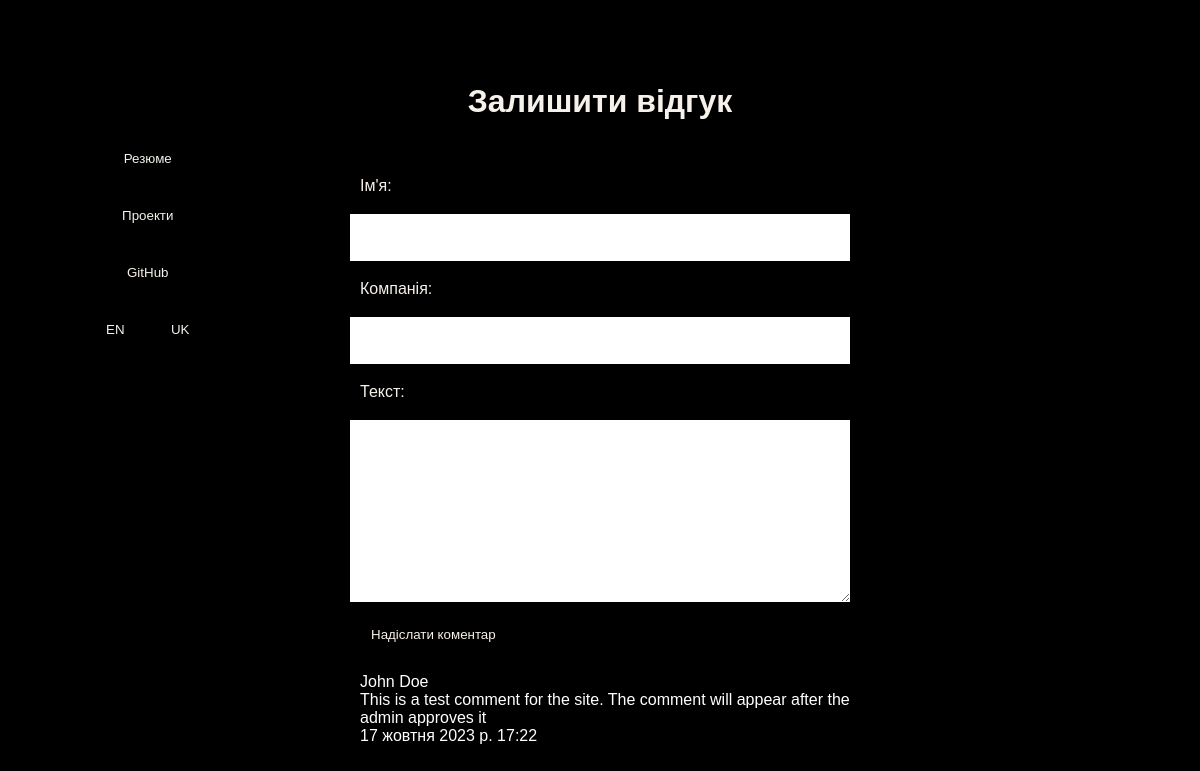
Page /uk/contact/ on the committed database.
### face/models.py (models this page shows, shortened)
class Headers(models.Model):
    resume = models.CharField(max_length=20)
    name = models.CharField(max_length=20)
    phone = models.CharField(max_length=20)
    email = models.CharField(max_length=20)
    date_of_birth = models.CharField(max_length=20)
    education = models.CharField(max_length=20)
    experience = models.CharField(max_length=20)
    skills = models.CharField(max_length=20)
    about_me = models.CharField(max_length=20)
    projects = models.CharField(max_length=20)
    site_code_in_github = models.CharField(max_length=20)
    description = models.CharField(max_length=20)
    features = models.CharField(max_length=20)
    technologies = models.CharField(max_length=20)
    goal = models.CharField(max_length=20)
    project_link = models.CharField(max_length=20)
    enter_link_to_shorten = models.CharField(max_length=50)
    leave_feedback = models.CharField(max_length=20)
    change_language = models.CharField(max_length=20)
    footer = models.TextField()
    reduce = models.CharField(max_length=20)
    submit_comment = models.CharField(max_length=20)
    text_encryption = models.CharField(max_length=20)
    key = models.CharField(max_length=20)
    message = models.CharField(max_length=20)
    encrypt = models.CharField(max_length=35)
    actions = models.CharField(max_length=35)
    company = models.CharField(max_length=35)
    shortened_link = models.CharField(max_length=35)

class Comment(models.Model):
    name = models.CharField(max_length=255)
    company = models.CharField(max_length=255)
    text = models.TextField()
    created_at = models.DateTimeField(auto_now_add=True)
    approved = models.BooleanField(default=False)

### face/views.py (the view)
# urls.py: path("contact/", views.contact, name='contact'),
def contact(request):
    comments = Comment.objects.filter(approved=True)
    resume_data = Resume.objects.first()
    headers_data = Headers.objects.first()
    if request.method == 'POST':
        form = CommentForm(request.POST)
        if form.is_valid():
            form.save()
    else:
        form = CommentForm()
    return render(request, 'contact.html', {'form': form, 'comments': comments, 'resume_data': resume_data,
                                            'headers_data': headers_data})

### face/forms.py
class CommentForm(forms.ModelForm):
    class Meta:
        model = Comment
        fields = ['name', 'company', 'text']
        error_messages = {
            'name': {
                'required': 'Please enter your name.'
            },
            'company': {
                'required': 'Please enter your company name.'
            },
            'text': {
                'required': 'Please enter comment text.'
            }
        }

### face/templates/contact.html (shortened to what this page needs)
{% extends 'base.html' %}
{% block text_header %}{{ headers_data.leave_feedback }}{% endblock %}
{% block content %}
<form method="post" action="{% url 'contact' %}" class="black-text">
    <label for="name"><p>{{ headers_data.name }}:</p></label>
    {{ form.name }}
    <label for="company"><p>{{ headers_data.company }}:</p></label>
    {{ form.company }}
    <label for="text"><p>{{ headers_data.message }}:</p></label>
    {{ form.text }}
    <button type="submit" title="The comment will appear after the admin approves it">
        {{ headers_data.submit_comment }}
    </button>
</form>
{% for comment in comments %}
<div id="comment">
    <div id="comment-name">{{ comment.name }}</div>
    <div id="comment-text">{{ comment.text }}</div>
    <div id="comment-created_at">{{ comment.created_at }}</div>
</div>
{% endfor %}
{% endblock %}

### face/templates/base.html (shortened to what this page needs)
<!DOCTYPE html>
{% load static %}
{% load i18n %}
<link href="https://fonts.cdnfonts.com/css/montserrat" rel="stylesheet">
<main>
<html>
<head>
    <link rel="stylesheet" href="{% static 'css/styles.css' %}" />
    <title>{% block title %}Home page{% endblock %}</title>
</head>
<body>
    <header class="main-header">
        <div class="header-content">
            <h1 class="title">{% block text_header %}Home page{% endblock %}</h1>
        </div>
    </header>
    <div class="button-container">
        <a href="/"><button class="button">{{ headers_data.resume }}</button></a>
        <div class="dropdown">
        <button>{{ headers_data.actions }}</button>
        </div>
        <a href="https://github.com/Infinity228007/Site_Resume"><button class="button">GitHub</button></a>
        <form action="{% url 'set_language' %}" method="post">
            <button type="submit" name="language" value="en" {% if LANGUAGE_CODE == "en" %}disabled{% endif %}>
                EN
            </button>
            <button type="submit" name="language" value="uk" {% if LANGUAGE_CODE == "uk" %}disabled{% endif %}>
                UK
            </button>
        </form>
    </div>
    <div class="main-content">
        {% block content %}{% endblock %}
    </div>
</body>
</html>
</main>

### face/static/css/styles.css (style rules this page uses)
*, *::before, *::after { box-sizing: border-box; }
title { display: flex; justify-content: center; align-items: center; height: 100vm; }
body, section { background-color: black; margin-left: 150px; margin-right: 150px; }
main { font-family: 'Montserrat', sans-serif; flex: 1; padding-top: 20px; padding-bottom: 20px; padding-left: 200px; padding-right: 200px; position: relative; }
h1, h2 { padding: 1rem; color: #F6F1EB; }
li, p { color: #F6F1EB; padding-left: 10px; padding-right: 10px; line-height: 1.5; }
input, button { font-family: inherit; line-height: inherit; color: inherit; border: 0; padding: 1rem; }
input { color: black; box-sizing: border-box; width: 100%; }
textarea { font-family: inherit; line-height: inherit; color: inherit; border: 0; padding: 1rem; color: black; box-sizing: border-box; width: 100%; }
#comment { color: white; margin-top: 10px; margin-bottom: 10px; margin-left: 10px; }
.main-header { text-align: center; }
.header-content { display: flex; align-items: center; justify-content: center; height: 100%; }
.button-container { display: flex; flex-direction: column; align-items: center; justify-content: center; position: fixed; top: 130px; left: 10px; margin-left: 75px; }

### face/templates/base.html (style rules this page uses)
.dropdown { position: relative; display: inline-block; }

### rows in the picture
Headers: leave_feedback "Залишити відгук", resume "Резюме", actions "Проекти", name "Ім'я", company "Компанія", message "Текст", submit_comment "Надіслати коментар"
Comment: name "John Doe", text "This is a test comment for the site. The comment will appear after the admin approves it", created_at "17 жовтня 2023 р. 17:22"
